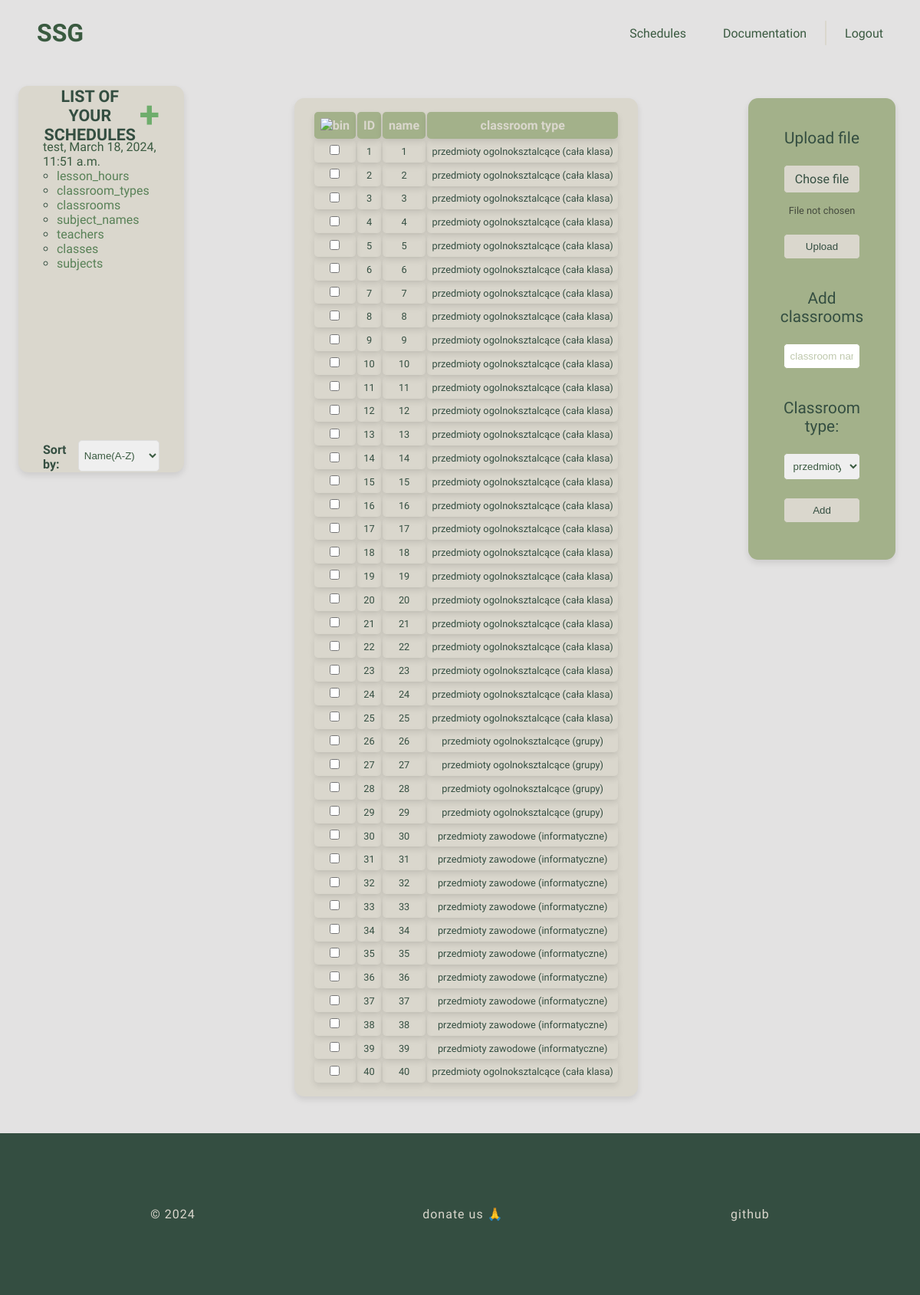
Screenshot of /schedules/test/test/classrooms/ (signed in) with the database file from the repository.
### generatorApp/models.py (models this page shows, shortened)
class ScheduleList(models.Model):
    user_id = models.ForeignKey(User, null=False, on_delete=models.CASCADE)
    name = models.CharField(max_length=100)
    description = models.CharField(max_length=800, default='')
    created_date = models.DateTimeField(default=timezone.now)
    content = models.TextField()

class Classrooms(models.Model):
    in_id = models.TextField(default=None, null=True)
    schedule_id = models.ForeignKey(ScheduleList, on_delete=models.CASCADE)
    type_id = models.ForeignKey(ClassroomTypes, default=0, on_delete=models.SET_DEFAULT)
    name = models.CharField(max_length=30)
    class Meta:
        unique_together = ('schedule_id', 'in_id')

class ClassroomTypes(models.Model):
    in_id = models.TextField(default=None, null=True)
    schedule_id = models.ForeignKey(ScheduleList, on_delete=models.CASCADE)
    description = models.CharField(max_length=150)
    class Meta:
        unique_together = ('schedule_id', 'in_id')
    def __str__(self):
        return self.description

### generatorApp/views/schedule.py (the view, shortened to what this page needs)
# urls.py: path('schedules/<str:username>/<str:schedule_name>/classrooms/', views.ClassroomsView.as_view(), name='classroom'),
class ClassroomsView(LoginRequiredMixin, FormView):
    login_url = reverse_lazy('generatorApp:login')
    form_class = ClassroomsForm
    template_name = 'generatorApp/forms/classrooms.html'
    def get_context_data(self, **kwargs):
        context = super().get_context_data(**kwargs)
        context = update_context(self.request, self.kwargs, context)
        schedule_name = context['schedule_name']
        schedule = ScheduleList.objects.get(user_id=self.request.user, name=schedule_name)
        context['objects_list'] = Classrooms.objects.filter(schedule_id=schedule).all()
        context['queryset'] = ClassroomTypes.objects.filter(schedule_id=schedule)
        return context

### generatorApp/forms.py
class ClassroomsForm(ModelForm):
    name = forms.CharField(label='', widget=forms.TextInput(attrs={
        'class': 't',
        'id': 'name',
        'name': 'name',
        'placeholder': 'classroom name'
    }))
    class Meta:
        model = Classrooms
        fields = ['name']

### generatorApp/views/schedule.py (called while the page is built)
def update_context(request, kwargs, context):
    context['schedule_name'] = kwargs.get('schedule_name')
    context['model_name'] = kwargs.get('model')
    sort_by = request.GET.get('sort_by')
    if sort_by in [field.name for field in ScheduleList._meta.get_fields()]:
        context['schedule_list'] = ScheduleList.objects.filter(user_id=request.user).order_by(sort_by)
    else:
        context['schedule_list'] = ScheduleList.objects.filter(user_id=request.user)
    context['labels'] = [
        'lesson_hours',
        'classroom_types',
        'classrooms',
        'subject_names',
        'teachers',
        'classes',
        'subjects'
    ]
    return context

### generatorApp/templates/generatorApp/forms/classrooms.html (shortened to what this page needs)
{% extends 'generatorApp/index.html' %}
{% load static %}
{% block head %}
    <link rel="stylesheet" href="{% static 'generatorApp/data_forms.css' %}">
{% endblock %}
{% block content %}
    {% include 'generatorApp/schedule_list.html' %}
    <main>
        <div class="data-container">
            <table>
                <tr>
                    <th>
                        <button type="button" class="confirm-button" id="delete_btn">
                            <img class="icon" src="{% static 'generatorApp/bin.svg' %}" alt="bin"/>
                        </button>
                    </th>
                    <th>ID</th>
                    <th>name</th>
                    <th>classroom type</th>
                </tr>
                {% for value in objects_list %}
                    <tr>
                        <td><input type="checkbox" id="delete-{{ forloop.counter }}" name="delete" value="{{ value.in_id }}" class="delete-checkbox"></td>
                        <td>{{ forloop.counter }}</td>
                        <td>{{ value.name }}</td>
                        <td>{{ value.type_id }}</td>
                    </tr>
                {% endfor %}
            </table>
        </div>
        <div class="form-container">
            <form method="POST" enctype="multipart/form-data" action="{{ request.get_full_path }}/upload">
                <span>Upload file</span>
                <div class="custom-file-input">Chose file</div>
                <p class="file-name">File not chosen</p>
                <input type="submit" value="Upload">
            </form>
            <form method="POST" class="add-data-form">
                <span>Add classrooms</span>
                {{ form.name }}
                <span>Classroom type:</span>
                <select class="t" id="type-id" name="type-id">
                    {% for object in queryset %}
                        <option value="{{ object.in_id }}">{{ object.description }}</option>
                    {% endfor %}
                </select>
                <input type="submit" value="Add">
            </form>
        </div>
    </main>
{% endblock %}

### generatorApp/templates/generatorApp/schedule_list.html (shortened to what this page needs)
{% load static %}
{% block head %}
    <link rel="stylesheet" href="{% static 'generatorApp/aside.css' %}">
{% endblock %}
<aside class="sticky-wrapper">
    <div class="aside-content">
        <h3>
            <span>List of your schedules</span>
            <a href="{% url 'generatorApp:schedules_base' %}">
                <span style="font-size: 150%">+</span>
            </a>
        </h3>
        <ol class="scrollable">
            {% if schedule_list %}
                {% for schedule in schedule_list %}
                    <li>
                        <a href="{% url 'generatorApp:schedule' username=user.username schedule_name=schedule.name %}">
                            {{ schedule.name }}, {{ schedule.created_date }}
                        </a>
                        <ul class="schedule-data-list" style="padding-left: 2ch">
                            {% for label in labels %}
                                <li><a href="{% url 'generatorApp:schedule' username=user.username schedule_name=schedule.name%}{{label}}">{{ label }}</a></li>
                            {% endfor %}
                        </ul>
                    </li>
                {% endfor %}
            {% else %}
                <p>It seems to you don't have any schedules :<</p>
            {% endif %}
        </ol>
        <form method="GET" id="sort-form">
            <h4>Sort by:</h4>
            <select name="sort_by" id="sort_by">
                <option value="name">Name(A-Z)</option>
            </select>
        </form>
    </div>
</aside>

### generatorApp/static/generatorApp/style.css (style rules this page uses)
* { padding: 0; margin: 0; box-sizing: border-box; }
body { font-family: "Josefin Sans", sans-serif; !important; font-optical-sizing: auto; font-weight: 500; font-style: normal; width: 100vw; color: #344E41; overflow-X: hidden; background-attachment: fixed; flex-direction: column; background-color: #e3e2e2; }
.confirm-button { background: none; color: inherit; border: none; padding: 0; font: inherit; cursor: pointer; outline: inherit; }
a { color: #3A5A40; text-decoration: none; position: relative; z-index: 1; transition: all .1s ease-in-out; cursor: pointer; }
p { color: rgba(33, 36, 33, 0.73); font-weight: 400; }
.sticky-wrapper { position: -webkit-sticky !important; position: sticky !important; top: 6rem; }

### generatorApp/static/generatorApp/data_forms.css (style rules this page uses)
main { display: flex; align-items: start; justify-content: space-between; flex: 1; }
main .data-container, .form-container { border-radius: .8rem; box-shadow: 0 4px 8px rgba(0, 0, 0, 0.1); text-align: center; gap: 15px; margin-right: 2rem; }
main .data-container { margin-top: 2rem; background-color: #DAD7CD; overflow: auto; max-width: 80%; padding: 1rem 1.5rem 1rem 1.5rem; }
main .form-container { margin-top: 2rem; background-color: #A3B18A; display: flex; flex-direction: column; justify-content: center; align-items: center; padding: 1rem 1.5rem 3rem 1.5rem; overflow-y: auto; overflow-x: clip; }
main form { display: flex; flex-direction: column; justify-content: center; align-items: center; gap: 15px; max-width: 12vw; width: 12vw; }
main input[type="text"], main input[type="submit"], main input[type="number"], main select { width: 70%; padding: 0.5rem; border: 1px solid #A3B18A; border-radius: .3rem; box-sizing: border-box; color: #3A5A40; margin-top: .5rem; }
main input[type="submit"] { background-color: #DAD7CD; color: #344E41; cursor: pointer; }
main select option { padding: .3rem; }
main ::placeholder { color: #A3B18A; opacity: 0.7; }
main span { font-weight: 450; font-size: 1.3rem; margin-top: 1.5rem; }
main .custom-file-input { margin-top: .5rem; width: 70%; padding: 0.5rem; border: 1px solid #A3B18A; border-radius: .3rem; box-sizing: border-box; background-color: #DAD7CD; color: #344E41; cursor: pointer; }
main .file-name { font-size: .8rem; }
main .icon { width: 1.5rem; height: 1.5rem; }
main th { background-color: #A3B18A; color: #DAD7CD; padding: .5rem; border-radius: .3rem; box-shadow: 0 4px 8px rgba(0, 0, 0, 0.1); font-size: 1rem; }
main td { padding: .4rem; box-shadow: 0 4px 8px rgba(0, 0, 0, 0.1); border-radius: .3rem; margin-top: .3rem; font-size: .8rem; }

### generatorApp/static/generatorApp/aside.css (style rules this page uses)
aside { height: 63vh; width: 18vw; display: flex; justify-content: center; border-radius: .8rem; box-shadow: 0 4px 8px rgba(0, 0, 0, 0.1); background-color: #DAD7CD; transition: transform 0.4s ease; margin-right: 2rem; margin-left: 1.5rem; }
.aside-content { padding: 1rem 2rem 2rem; width: inherit; }
.scrollable { height: 85%; overflow-y: auto; overflow-x: clip; }
.sticky-wrapper { position: sticky; top: 7rem; word-wrap: break-word }
aside h3 { text-align: center; height: 10%; display: flex; align-items: center; }
aside h3 span { font-size: 2ch; text-transform: uppercase; }
aside h3 a { margin-top: -.2rem; margin-left: 0.2rem; color: #6ead6c; font-size: 2rem; }
aside ol { margin-top: .5rem; margin-bottom: .5rem; }
aside ol li a { color: #3A5A40; }
aside ul li a { color: #588157; }
aside form { display: flex; flex-direction: row; justify-content: center; }
aside form select { padding: 0.2rem; border: 1px solid #ddd; border-radius: .3rem; margin-top: -.2rem; margin-left: .4rem; box-sizing: border-box; color: #3A5A40; }

### rows the page displays
ScheduleList: name "test", created_date "March 18, 2024, 11:51 a.m.", labels "lesson_hours" "classroom_types" "classrooms" "subject_names" "teachers" "classes" "subjects"
Classrooms: name "1", type_id "przedmioty ogolnoksztalcące (cała klasa)"
Classrooms: name "2", type_id "przedmioty ogolnoksztalcące (cała klasa)"
Classrooms: name "3", type_id "przedmioty ogolnoksztalcące (cała klasa)"
Classrooms: name "4", type_id "przedmioty ogolnoksztalcące (cała klasa)"
Classrooms: name "5", type_id "przedmioty ogolnoksztalcące (cała klasa)"
Classrooms: name "6", type_id "przedmioty ogolnoksztalcące (cała klasa)"
Classrooms: name "7", type_id "przedmioty ogolnoksztalcące (cała klasa)"
Classrooms: name "8", type_id "przedmioty ogolnoksztalcące (cała klasa)"
Classrooms: name "9", type_id "przedmioty ogolnoksztalcące (cała klasa)"
Classrooms: name "10", type_id "przedmioty ogolnoksztalcące (cała klasa)"
Classrooms: name "11", type_id "przedmioty ogolnoksztalcące (cała klasa)"
Classrooms: name "12", type_id "przedmioty ogolnoksztalcące (cała klasa)"
Classrooms: name "13", type_id "przedmioty ogolnoksztalcące (cała klasa)"
Classrooms: name "14", type_id "przedmioty ogolnoksztalcące (cała klasa)"
Classrooms: name "15", type_id "przedmioty ogolnoksztalcące (cała klasa)"
Classrooms: name "16", type_id "przedmioty ogolnoksztalcące (cała klasa)"
Classrooms: name "17", type_id "przedmioty ogolnoksztalcące (cała klasa)"
Classrooms: name "18", type_id "przedmioty ogolnoksztalcące (cała klasa)"
Classrooms: name "19", type_id "przedmioty ogolnoksztalcące (cała klasa)"
Classrooms: name "20", type_id "przedmioty ogolnoksztalcące (cała klasa)"
Classrooms: name "21", type_id "przedmioty ogolnoksztalcące (cała klasa)"
Classrooms: name "22", type_id "przedmioty ogolnoksztalcące (cała klasa)"
Classrooms: name "23", type_id "przedmioty ogolnoksztalcące (cała klasa)"
Classrooms: name "24", type_id "przedmioty ogolnoksztalcące (cała klasa)"
Classrooms: name "25", type_id "przedmioty ogolnoksztalcące (cała klasa)"
Classrooms: name "26", type_id "przedmioty ogolnoksztalcące (grupy)"
Classrooms: name "27", type_id "przedmioty ogolnoksztalcące (grupy)"
Classrooms: name "28", type_id "przedmioty ogolnoksztalcące (grupy)"
Classrooms: name "29", type_id "przedmioty ogolnoksztalcące (grupy)"
Classrooms: name "30", type_id "przedmioty zawodowe (informatyczne)"
Classrooms: name "31", type_id "przedmioty zawodowe (informatyczne)"
Classrooms: name "32", type_id "przedmioty zawodowe (informatyczne)"
Classrooms: name "33", type_id "przedmioty zawodowe (informatyczne)"
Classrooms: name "34", type_id "przedmioty zawodowe (informatyczne)"
Classrooms: name "35", type_id "przedmioty zawodowe (informatyczne)"
Classrooms: name "36", type_id "przedmioty zawodowe (informatyczne)"
Classrooms: name "37", type_id "przedmioty zawodowe (informatyczne)"
Classrooms: name "38", type_id "przedmioty zawodowe (informatyczne)"
Classrooms: name "39", type_id "przedmioty zawodowe (informatyczne)"
Classrooms: name "40", type_id "przedmioty ogolnoksztalcące (cała klasa)"

### other values shown
form field type-id "przedmioty ogolnoksztalcące (cała klasa)"
